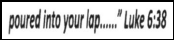
#> input picture obj_123_465_164_30.png, 174 x 40 px, given in place of SampleImage.jpeg, which was not available
$ python Pagedetection.py   (older library calls are emulated)
#> lines starting #> are read from the running program, lines starting #| are printed output that depends on the picture; after the words box and inside, x2 and y2 are one past the last pixel; in counts of white or black regions, pixels touching at a corner belong together; pictures that were not available may be replaced by others from this repository, and a replacement may not be noted
import cv2
import numpy as np
import sys

image = cv2.cvtColor(cv2.imread('/Users/ritikaagarwal/Documents/OfficeProject/images/SampleImage.jpeg'), cv2.COLOR_BGR2RGB)
#> image is the input picture: shape (40, 174, 3); min 0, max 255, mean 197.9

def resize(img, height=800):
    """ Resize image to given height """
#> called with height = 800
    rat = height / img.shape[0]
#> rat = 20
    return cv2.resize(img, (int(rat * img.shape[1]), height))

# Resize and convert to grayscale
gray_scale = cv2.cvtColor(resize(image), cv2.COLOR_BGR2GRAY)
cv2.imshow("GrayScaledImage",gray_scale)
cv2.imwrite("GrayScaledImage.jpg",gray_scale)
copied_img=gray_scale.copy()

# Bilateral filter preserv edges
billateral_img = cv2.bilateralFilter(gray_scale, 9, 75, 75)
cv2.imshow("BilateralFiltering",billateral_img)
cv2.imwrite("Bilateral.jpg",billateral_img)

# Create black and white image based on adaptive threshold
bwimg = cv2.adaptiveThreshold(billateral_img, 255, cv2.ADAPTIVE_THRESH_GAUSSIAN_C, cv2.THRESH_BINARY, 115, 4)
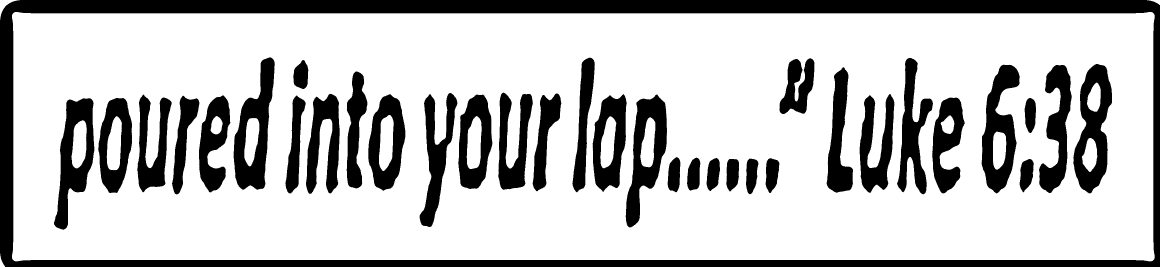
#> bwimg: shape (800, 3480) (shown at 1/3 size); 74.9% white; 35 black regions, largest, box (x1, y1, x2, y2) and area: (0, 0, 3480, 800) 251026, (701, 172, 824, 569) 24132, (3220, 192, 3336, 580) 23833
cv2.imshow("ThresholdedImage",bwimg)
cv2.imwrite("thresholded.jpg",bwimg)
#######################

kernel=np.ones((3,3))
smoothed= cv2.dilate(bwimg,kernel,iterations=3)
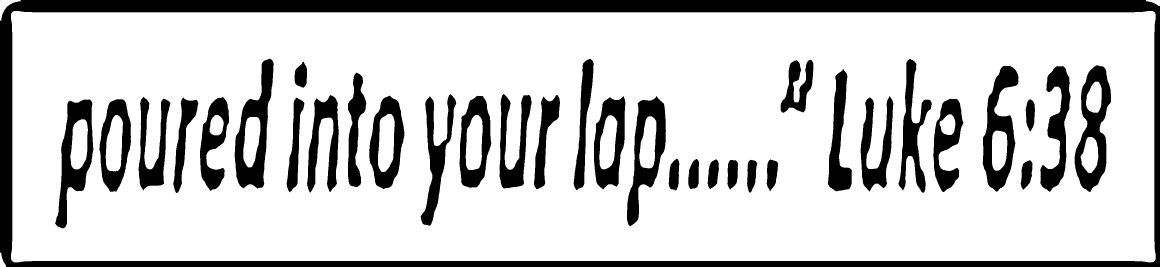
#> smoothed: shape (800, 3480) (shown at 1/3 size); 79.3% white; 35 black regions, largest, box (x1, y1, x2, y2) and area: (0, 0, 3480, 800) 225133, (704, 176, 821, 565) 19717, (3224, 196, 3333, 576) 18866
cv2.imwrite("Smoothedimage.jpg",smoothed)
smoothed_1= cv2.erode(smoothed,None,iterations=3)
#> smoothed_1: shape (800, 3480); 75% white; 35 black regions, largest, box (x1, y1, x2, y2) and area: (0, 0, 3480, 800) 251026, (701, 173, 824, 568) 24097, (3221, 193, 3336, 579) 23810
processed= cv2.medianBlur(smoothed_1,11)
#> processed: shape (800, 3480); 75% white; 35 black regions, largest, box (x1, y1, x2, y2) and area: (0, 0, 3480, 800) 251078, (701, 173, 824, 568) 24097, (3221, 193, 3336, 579) 23870
cv2.imshow("Processedimage",processed)
cv2.imwrite("ProcessedImage.jpg",processed)
#################


# Median filter clears small details
med_filt = cv2.GaussianBlur(bwimg, (3,3),0)
cv2.imshow("BlurredImage",med_filt)
cv2.imwrite("blurred.jpg",med_filt)


# Add black border in case that page is touching an image border
bb= cv2.copyMakeBorder(med_filt, 5, 5, 5, 5, cv2.BORDER_CONSTANT, value=[0, 0, 0])
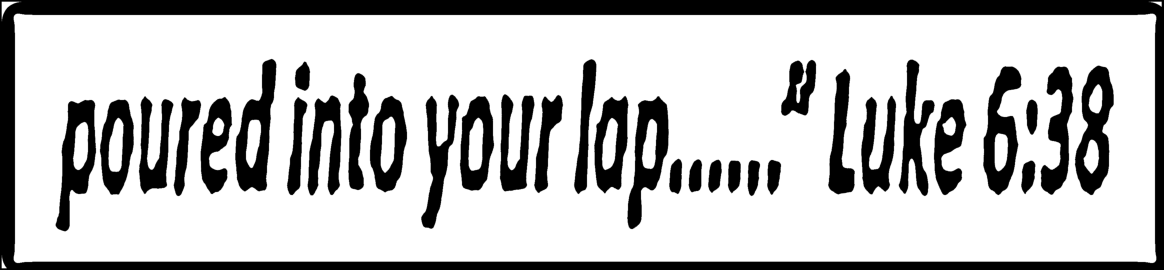
#> bb: shape (810, 3490) (shown at 1/3 size); min 0, max 255, mean 188.1
cv2.imshow("AddingBlackborder",bb)
cv2.imwrite("Blackborder.jpg",bb)

def auto_canny(image, sigma=0.33):
#> called with sigma = 0.33
        v= np.median(image)
#> v = 255
        lower = int(max(0, (1.0 - sigma) * v))
#> lower = 170
        upper = int(min(255, (1.0 + sigma) * v))
#> upper = 255
        edged = cv2.Canny(image, lower, upper)
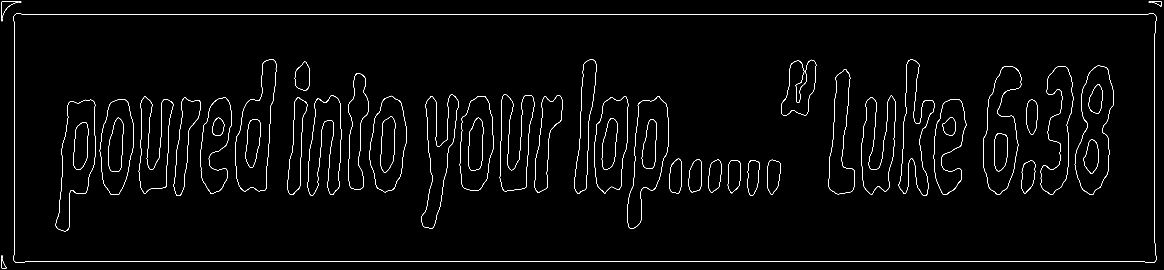
#> edged: shape (810, 3490) (shown at 1/3 size); 1.3% white in thin lines or dots
        return edged
edges = auto_canny(bb)

#edges = cv2.Canny(gray_scale, 200, 250)
cv2.imshow("Edges",edges)
cv2.imwrite("Edged.jpg",edges)


# Getting contours
#im2, contours, hierarchy = cv2.findContours(edges.copy(), cv2.RETR_TREE, cv2.CHAIN_APPROX_SIMPLE)
#(_, cnts, _) = cv2.findContours(edges.copy(), cv2.RETR_EXTERNAL, cv2.CHAIN_APPROX_SIMPLE)

im2, contours, hierarchy = cv2.findContours(edges, cv2.RETR_TREE, cv2.CHAIN_APPROX_SIMPLE)
#> contours = 100 contours, 6 with area under 20; largest, box (x1, y1, x2, y2) and area: (40, 40, 3469, 789) 2531673, (40, 40, 3469, 789) 2531655, (3224, 196, 3341, 585) 29643, (3224, 196, 3341, 585) 29562, (705, 177, 829, 574) 28815
cv2.drawContours(copied_img, contours, -1, (0, 255, 0), 2)
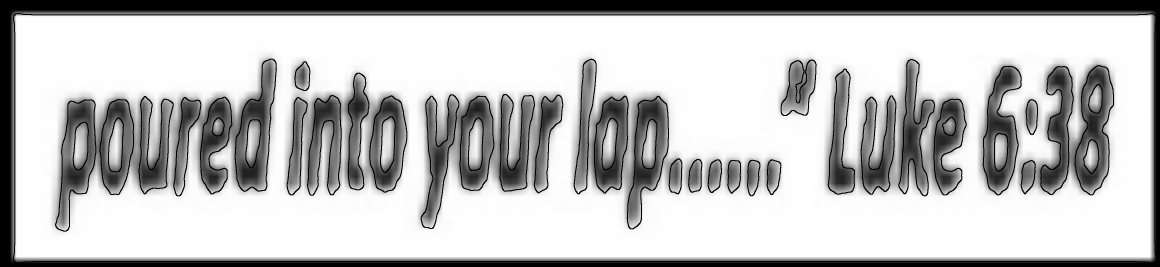
#> copied_img: shape (800, 3480) (shown at 1/3 size); min 0, max 255, mean 191.6
print("Found {} EXTERNAL contours".format(len(contours)))
#| Found 100 EXTERNAL contours
print(contours)
#> (printed output is left out)
obj_corn=[]

for (i, c) in enumerate(contours):
        #rect = cv2.minAreaRect(c)
        area = cv2.contourArea(c)
        (x, y, w, h) = cv2.boundingRect(c)
        #cv2.rectangle(resized, (x-5, y-5), (x + w+5, y + h+5), (0, 255, 0), 2)
        ROI=copied_img[y - 5:y + h + 5, x - 5:x + w + 5]
        cv2.imshow('ROI',ROI)
        pp=cv2.rectangle(copied_img, (x-5, y-5), (x + w+5, y + h+5), (0, 255, 0), 2)
        cv2.imwrite("result1.png", pp)
        out_count='obj_%s_%s_%s_%s.png'%(x,y,w,h)
        cv2.imwrite(out_count,ROI)
        obj_corn.append([x,y,w,h])
#> this loop made 100 passes
#> (area, x, y, w, h, out_count) on passes 3 to 14: (2531673, 40, 40, 3429, 749, 'obj_40_40_3429_749.png'), (2531655, 40, 40, 3429, 749, 'obj_40_40_3429_749.png'), (3028, 3063, 481, 43, 101, 'obj_3063_481_43_101.png'), (2997, 3063, 481, 43, 101, 'obj_3063_481_43_101.png'), (3065.5, 2183, 481, 39, 99, 'obj_2183_481_39_99.png'), (3039.5, 2183, 481, 39, 99, 'obj_2183_481_39_99.png'), (2999, 2242, 480, 38, 108, 'obj_2242_480_38_108.png'), (2986.5, 2242, 480, 38, 108, 'obj_2242_480_38_108.png'), (3221.5, 2301, 479, 42, 105, 'obj_2301_479_42_105.png'), (3202.5, 2301, 479, 42, 105, 'obj_2301_479_42_105.png'), (2972.5, 2124, 479, 41, 99, 'obj_2124_479_41_99.png'), (2949.5, 2124, 479, 41, 99, 'obj_2124_479_41_99.png')
#> pass 3, `ROI=copied_img[y - 5:y + h + 5, x - 5:x + w + 5]`:
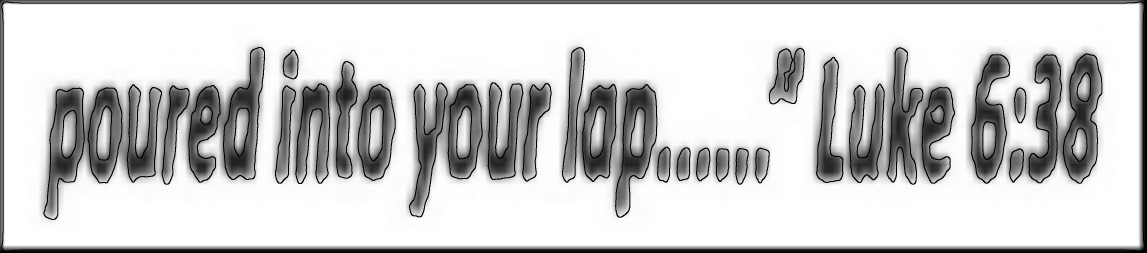
#> ROI: shape (759, 3439) (shown at 1/3 size); min 0, max 255, mean 204.1
#> after the loop:
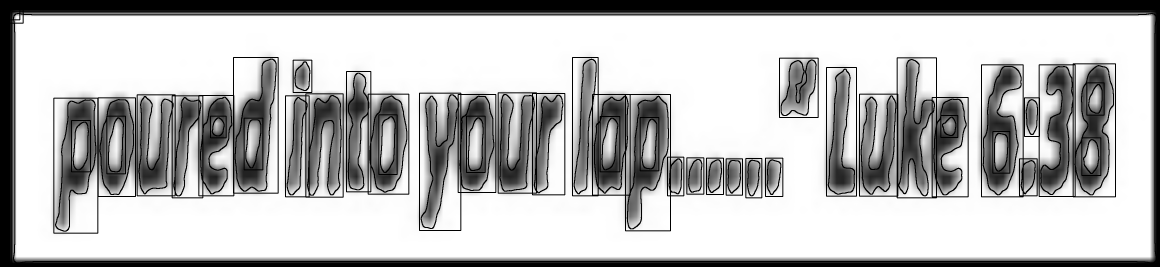
#> copied_img: shape (800, 3480) (shown at 1/3 size); 3.53% of pixels changed, all inside (x1, y1, x2, y2) = (30, 30, 3470, 790)
#> after the loop, obj_corn = 100 items, first 6: [7, 776, 13, 27], [4, 766, 16, 39], [40, 40, 3429, 749], [40, 40, 3429, 749], [3063, 481, 43, 101], [3063, 481, 43, 101]
cv2.waitKey(0)


# Finding contour of biggest rectangle
# Otherwise return corners of original image
# Don't forget on our 5px border!

$ run again, on obj_336_516_119_26.png
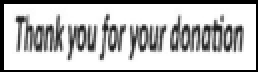
#> input picture obj_336_516_119_26.png, 129 x 36 px, given in place of SampleImage.jpeg, which was not available (shown 2 times larger)
#> image is the input picture: shape (36, 129, 3); min 0, max 255, mean 188.7
#> bwimg: shape (800, 2866); 72% white; 24 black regions, largest, box (x1, y1, x2, y2) and area: (3, 3, 2866, 800) 224144, (173, 158, 371, 583) 40696, (1888, 154, 2016, 580) 24272
#> smoothed: shape (800, 2866); 77.3% white; 24 black regions, largest, box (x1, y1, x2, y2) and area: (6, 6, 2866, 800) 191609, (177, 163, 366, 579) 32515, (1891, 158, 2012, 576) 19264
#> smoothed_1: shape (800, 2866); 72.1% white; 24 black regions, largest, box (x1, y1, x2, y2) and area: (3, 3, 2866, 800) 224144, (174, 160, 369, 582) 40537, (1888, 155, 2015, 579) 24196
#> processed: shape (800, 2866); 72.1% white; 24 black regions, largest, box (x1, y1, x2, y2) and area: (3, 3, 2866, 800) 224174, (174, 160, 368, 582) 40522, (1888, 156, 2015, 579) 24210
#> v = 255
#> lower = 170
#> upper = 255
#> in auto_canny, `edged = cv2.Canny(image, lower, upper)`:
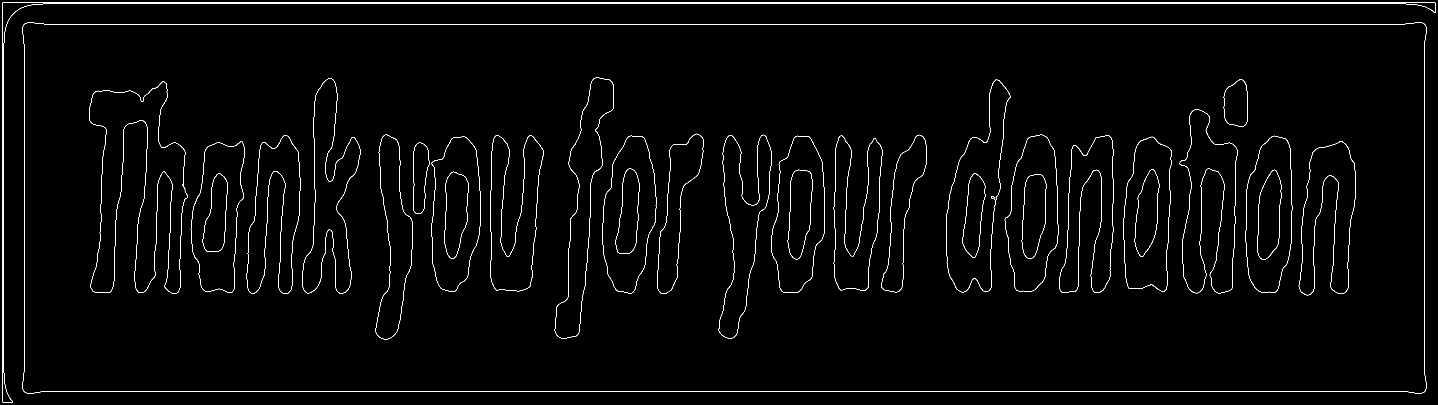
#> edged: shape (810, 2876) (shown at 1/2 size); 1.7% white in thin lines or dots
#> contours = 67 contours, 1 with area under 20; largest, box (x1, y1, x2, y2) and area: (44, 44, 2854, 788) 2056028, (44, 44, 2854, 788) 2056018, (178, 163, 376, 588) 40724, (178, 163, 376, 588) 40606, (1892, 159, 2021, 585) 29236
#| Found 67 EXTERNAL contours
#> (printed output is left out)
#> the loop `for (i, c) in enumerate(contours):` made 67 passes
#> (area, x, y, w, h, out_count) on passes 1 to 8: (2056028, 44, 44, 2810, 744, 'obj_44_44_2810_744.png'), (2056018, 44, 44, 2810, 744, 'obj_44_44_2810_744.png'), (3448, 826, 285, 34, 143, 'obj_826_285_34_143.png'), (3432.5, 826, 285, 34, 143, 'obj_826_285_34_143.png'), (19237, 2597, 282, 115, 309, 'obj_2597_282_115_309.png'), (19181, 2597, 282, 115, 309, 'obj_2597_282_115_309.png'), (23588.5, 381, 282, 109, 304, 'obj_381_282_109_304.png'), (23548, 381, 282, 109, 304, 'obj_381_282_109_304.png')
#> after the loop `for (i, c) in enumerate(contours):`:
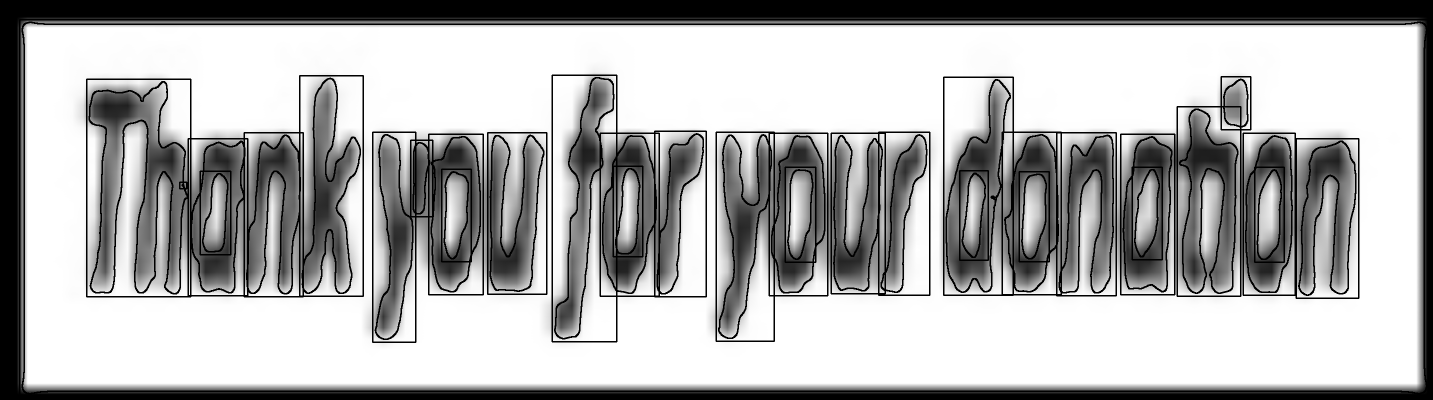
#> copied_img: shape (800, 2866) (shown at 1/2 size); min 0, max 255, mean 175.9
#> after the loop `for (i, c) in enumerate(contours):`: obj_corn = 67 items, first 6: [44, 44, 2810, 744], [44, 44, 2810, 744], [826, 285, 34, 143], [826, 285, 34, 143], [2597, 282, 115, 309], [2597, 282, 115, 309]
